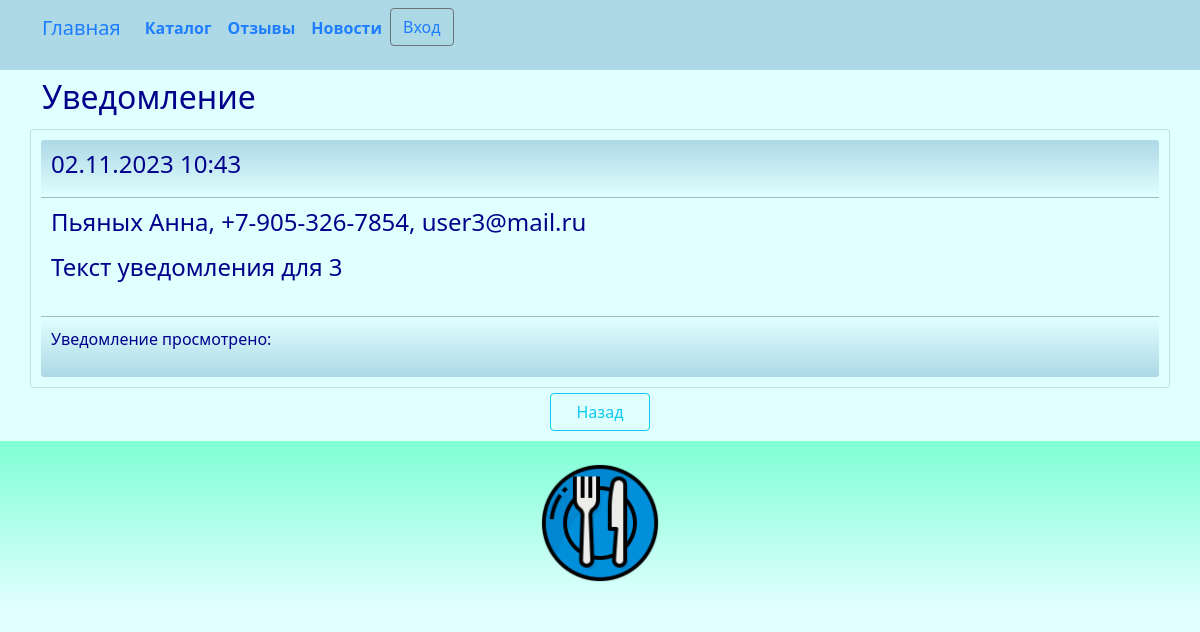
Screenshot of /notification/read/3/ with the database file from the repository.
### star/models.py (models this page shows, shortened)
class Notification(models.Model):
    datec = models.DateTimeField(_('notification_create'), auto_now_add=True)
    daten = models.DateTimeField(_('notification_date'))
    client = models.ForeignKey(Client, related_name='notification_client', on_delete=models.CASCADE)
    details = models.TextField(_('notification_details'))
    datev = models.DateTimeField(_('notification_viewed'), blank=True, null=True)
    class Meta:
        db_table = 'notification'
        indexes = [
            models.Index(fields=['daten']),
        ]
        ordering = ['daten']

class Client(models.Model):
    email = models.CharField(_('client_email'), max_length=128)
    password = models.CharField(_('password'), max_length=128)
    name = models.CharField(_('client_name'), max_length=128)
    phone = models.CharField(_('client_phone'), max_length=32)
    birthday = models.DateTimeField(_('birthday'))
    class Meta:
        db_table = 'client'
        indexes = [
            models.Index(fields=['email']),
            models.Index(fields=['name']),
        ]
        ordering = ['name']
    def __str__(self):
        return "{}, {}, {}".format(self.name, self.phone, self.email)

### star/views.py (the view)
# urls.py: path('notification/read/<int:id>/', views.notification_read, name='notification_read'),
def notification_read(request, id):
    try:
        notification = Notification.objects.get(id=id)
        return render(request, "notification/read.html", {"notification": notification})
    except Notification.DoesNotExist:
        return HttpResponseNotFound("<h2>Notification not found</h2>")
    except Exception as exception:
        print(exception)
        return HttpResponse(exception)

### templates/notification/read.html (shortened to what this page needs)
{% extends "base.html" %}
{% load i18n %}
{% load static %}
{% block content %}
<h2>{% trans "notification" %}</h2>
<div class="row justify-content-center">
	<div class="card" style="width:100%">
		<div class="card-header">
			<h4>{{ notification.daten | date:"d.m.Y H:i" }}</h4>
		</div>
		<div class="card-body">
			<div class="row">
				<h4>{{ notification.client }}</p>
				<p>{{ notification.details | linebreaks }}</p>
			</div>
		</div>
		<div class="card-footer">
			<p>{% trans "notification_viewed" %}: {{ notification.datev | date:"d.m.Y H:i" }}</p>
		</div>
	</div>
	<a class="btn btn-outline-info" style="width:100px; margin-top:5px" onclick="history.back()">{% trans "Back" %}</a>
</div>
{% endblock content %}

### static/css/styles.css (style rules this page uses)
:root { --navbar-background-color: LightBlue; --navbar-text-color: #1F7EFE; --main-background-color-light: LightCyan; --main-background-color-dark: LightBlue; --main-text-color: DarkBlue; --main-header-color: DarkBlue; --main-text-attention-color: Purple; --footer-background-color-light: LightCyan; --footer-background-color-dark: Aquamarine; --footer-text-color: Teal; --card-background-color-light: LightCyan; --card-background-color-dark: LightBlue; --card-text-color: SeaGreen; --table-background-color-light: LightCyan; --table-background-color-dark: #F5F5F5; --table-text-color: DarkBlue; --star-size: 30px; --star-color: LightYellow; --star-background: Yellow ; }
body { background-color: var(--main-background-color-light); }
h1, h2, h3, h4, h5, h6 { color: var(--main-header-color); }
p, ul, li, label { color: var(--main-text-color); }
.card { background-color: var(--card-background-color-light); color: var(--card-text-color); margin-top: 5px; padding: 10px; }
.card-header { background-image: linear-gradient(top, var(--card-background-color-dark), var(--card-background-color-light)); background-image: -o-linear-gradient(top, var(--card-background-color-dark), var(--card-background-color-light)); background-image: -moz-linear-gradient(top, var(--card-background-color-dark), var(--card-background-color-light)); background-image: -webkit-linear-gradient(top, var(--card-background-color-dark), var(--card-background-color-light)); color: var(--card-text-color); padding: 10px; }
.card-body { background-color: var(--card-background-color-light); color: var(--card-text-color); padding: 10px; }
.card-footer { background-image: linear-gradient(top, var(--card-background-color-light), var(--card-background-color-dark)); background-image: -o-linear-gradient(top, var(--card-background-color-light), var(--card-background-color-dark)); background-image: -moz-linear-gradient(top, var(--card-background-color-light), var(--card-background-color-dark)); background-image: -webkit-linear-gradient(top, var(--card-background-color-light), var(--card-background-color-dark)); color: var(--card-text-color); padding: 10px; }

### rows the page displays
Notification: daten "02.11.2023 10:43", client "Пьяных Анна, +7-905-326-7854, user3@mail.ru", details "Текст уведомления для 3"
